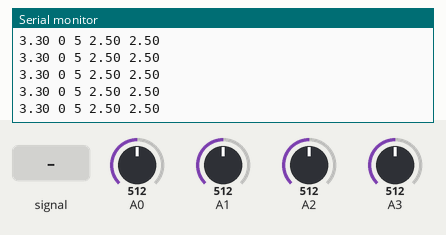
Bench run of a sketch on a simulated Arduino Uno, built with avr-gcc and run on an emulated ATmega328P. Parts: the last lines printed to the serial monitor. The inputs (shaded band) are chosen by the test bench; at power-on: A0 = 512, A1 = 512, A2 = 512, A3 = 512.

Above: at 1.2 s.
1.3 s: A0 fed a 200 Hz sine of ±81 counts around its level
At 1.39 s:
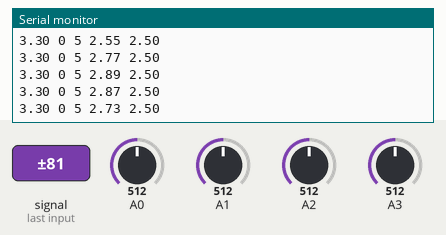
2.8 s: A0 set to 716
At 2.93 s:
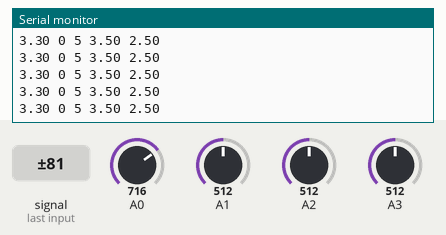
Timing chart, 0 to 5.6 s (numbered marks = the images above; inputs shaded):
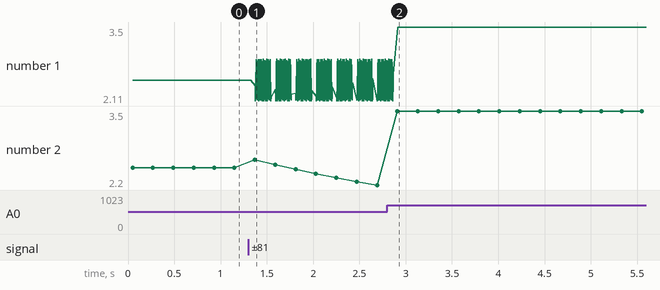

The sketch:

Arduino.ino
```cpp
// ---------------
//Initialization

void setup() {
    //Configure the ADC pins as inputs
    Serial.begin(115200);
    pinMode(A0, INPUT);
    pinMode(A1, INPUT);
    pinMode(A2, INPUT);
    pinMode(A3, INPUT);
    //Configure the ADC mux
    ADMUX = 0x00; //MUX[3:0]=0000 -> select analog channel 0,
                  //ADLAR=0 -> AD samples are right adjusted
    ADMUX |= 0x40;//REFS[1:0]=01, set voltage reference do AVcc

    //Configure the ADC prescaler and enable interrupts
    ADCSRA = 0x00;
    ADCSRA |= 0x07; //ADPS[2:0]=111, set prescaler to 128 -> fs = 4807.69Hz  2 channels
    ADCSRA |= 0x08; //ADIE=1, enable ADC interrupts
    ADCSRA |= 0x20; //ADATE=1, enable auto-trigger

    //Configure the ADC trigger source
    ADCSRB = 0x03; //ACME=0, ADTS[2:0]=011 -> trigger source = timer/counter0

    //Disable the ADC digital input buffers
    DIDR0 = 0xFF;

    //Enable microprocessor global interrupts
    SREG |= 0x80;

    //Enable the ADC and start the acquisition
    ADCSRA |= 0x80; //ADEN=1, enable AD converter
//    ADCSRA |= 0x40; //ADSC=1, start AD conversion
    TCCR0A = 0x82;
    TCCR0B = 0x03;//Pre scale = 64
    TCNT0 = 0;
    OCR0A = 39;
    TIMSK0 = 0x02;
}

// ---------------
// Global variables

const int N = 2; //Number of channels
const int tamVec = 100;  //Size of the data buffers
int var = 1;
bool procStatus = false; //Flag to start data processing
int dataVector[N][tamVec]; //Data vectors for each channel
int counter = 0; //Controls the number of samples
bool calcEnergia = false;
int luz;
int temperatura;
float energia=0;
//Loop to process the data
void loop(){
    int i;
    char cmd;
     //analogWrite(5, 100);
    //Verify if it is time to process data
    if (procStatus == true){
//      Serial.print(float(dataVector[0][0])*5/1023);//Corrente
//      Serial.print(" ");
//      Serial.print(float(dataVector[1][0])*5/1023);//Tensao
//      Serial.print(" ");
      Serial.print(float(temperatura)*5/1023);//temperatura
      Serial.print(" ");
      Serial.print(float(luz)*5/1023);//luz
      Serial.print(" ");
//      Serial.print(energia);//energia
//      Serial.print(" ");
        for(int i = 1; i< tamVec; i++){
            Serial.print(3.3);
            Serial.print(" ");
            Serial.print(0);
            Serial.print(" ");
            Serial.print(5);
            Serial.print(" ");
            Serial.print(float(dataVector[0][i])*5/1023);
            Serial.print(" ");
            Serial.print(float(dataVector[1][i])*5/1023);
            Serial.println(" ");
          //  Serial.flush();
        }
        noInterrupts();
        procStatus = false;
        interrupts();
    }
}

// ---------------
//ADC interrupt service routine

ISR(ADC_vect){
int sample, CH;
//Serial.print(3);
//Read the latest sample
      sample = ADCL;
  sample += ADCH<<8; //Read the upper byte
    //Store data from a specific channel.Halt acquisition
    //after 'tamVec' samples and start processing.
    //Serial.print(sample);

    if (procStatus == false){
     // Serial.print(procStatus);
      // Serial.print(ADMUX,HEX);
        CH = ADMUX & 0x0F; //AD channel
        switch (var){

      case 1://Corrente
        ADMUX = 0X41;//Proxima leitura de corrente
        dataVector[CH][counter] = sample; //Store the data
        var = 2;
        break;

      case 2://Tensao
        ADMUX = 0X42;//Proxima leitura de temperatura
        dataVector[CH][counter] = sample; //Store the data
        var = 3;
        calcEnergia = true;
        break;

      case 3://Luz
        ADMUX = 0X40;//Proxima leitura de tensao
        var = 4;
        counter++;
        if ((tamVec-counter)<=1){
          luz = sample;
        }
        break;

      case 4://Corrente
        ADMUX = 0X41;//Proxima leitura de corrente
        dataVector[CH][counter] = sample; //Store the data
        var = 5;
        break;

      case 5://Tensao
        ADMUX = 0X43;//Proxima leitura de luminancia
        dataVector[CH][counter] = sample; //Store the data
        var = 6;
        calcEnergia = true;
        break;

      case 6://Temperatura
        ADMUX = 0X40;//Proxima leitura de tensao
        var = 1;
        counter++;      //update the number of samples
        if ((tamVec-counter)<=1){
          temperatura = sample;
        }
        break;

      default:
        var = 1;//Iniciar a variavel para 1 em caso de bugs
        break;
    }

        //Verify if it is time to process the data
        if (counter == tamVec){
            counter = 0;
            procStatus = true; //Set the flag to start processing
        }
    }
}

ISR(TIMER0_COMPA_vect){
 // Serial.print(2);
}
```

Measured:
- after the input at 1.3 s, the serial monitor: prints a new line after 0.07 s (image 1)
- plotted number 1: 2.5 → 2.74 after the input at 1.3 s
- plotted number 2: 2.5 → 2.2 after the input at 1.3 s
